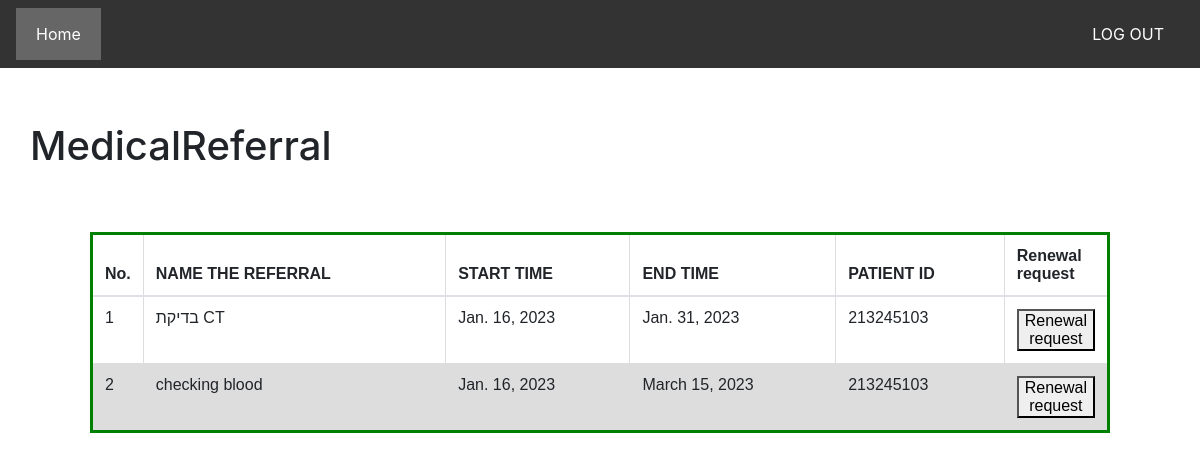
Screenshot of /referral/213245103/ with the database file from the repository.
### core/models.py (models this page shows, shortened)
class MedicalReferral(models.Model):
    name_referral = models.CharField(max_length=200)
    start_time = models.DateField()
    end_time = models.DateField()
    patient_id=models.CharField(max_length=10)
    doctor_name=models.CharField(max_length=200)
    renewed = models.CharField(max_length = 1)
    class Meta:
        db_table = 'MedicalReferral'

### core/views.py (the view)
# urls.py: path('referral/<int:patient_id>/',referral,name="referral"),
def referral(request, patient_id):
    refs = MedicalReferral.objects.filter(patient_id=patient_id)
    patient = patient_a.objects.get(pk =patient_id)
    return render(request, 'referral.html', {'refs': refs, 'patient':patient})

### Templates/referral.html (shortened to what this page needs)
    <div class="navbar">
      <a href="{% url 'index'%} " class="active">Home</a>
      <a href="#" class="right">LOG OUT</a>
    </div>
    <head>
      <link rel="stylesheet" type="text/css" href="https://stackpath.bootstrapcdn.com/bootstrap/4.5.2/css/bootstrap.min.css">
    </head>
    <div class="header">
      <br>
      <h1> MedicalReferral </h1>
      <br>
    </div>
    <table class='table' style="  width: 85%; ">
        <thead>
            <tr>
                <th style="width:5%">No.</th>
                <th>NAME THE REFERRAL </th>
                <th>START TIME</th>
                <th>END TIME </th>
                <th>PATIENT ID </th>
                <th style="width:5%"> Renewal request </th>
            </tr>
        </thead>
        <tbody>
            {% for ref in refs %}
                <tr>
                    <td>{{ forloop.counter }}</td>
                    <td>{{ ref.name_referral }}</td>
                    <td>{{ ref.start_time}}</td>
                    <td>{{ ref.end_time }}</td>
                    <td>{{ ref.patient_id }}</td>
                    <td>
                        <a href="{% url 'after_request_ref' ref.patient_id ref.pk  %}"><button>Renewal request </button></a>
                    </td>
                </tr>
            {% endfor %}
        </tbody>
    </table>

### Templates/referral.html (style rules this page uses)
.navbar { overflow: hidden; background-color: #333; position: sticky; position: -webkit-sticky; top: 0; }
.navbar a { float: left; display: block; color: white; text-align: center; padding: 14px 20px; text-decoration: none; }
.navbar a.right { float: right; }
.navbar a.active { background-color: #666; color: white; }
table { font-family: arial, sans-serif; border-collapse: collapse; margin: auto; width: 50%; border: 3px solid green; padding: 10px; }
td, th { border: 1px solid #dddddd; text-align: left; padding: 8px; }
tr:nth-child(even) { background-color: #dddddd; }
.header { padding: 30px; }

### rows the page displays
MedicalReferral: name_referral "בדיקת CT", start_time "Jan. 16, 2023", end_time "Jan. 31, 2023", patient_id "213245103"
MedicalReferral: name_referral "checking blood", start_time "Jan. 16, 2023", end_time "March 15, 2023", patient_id "213245103"
